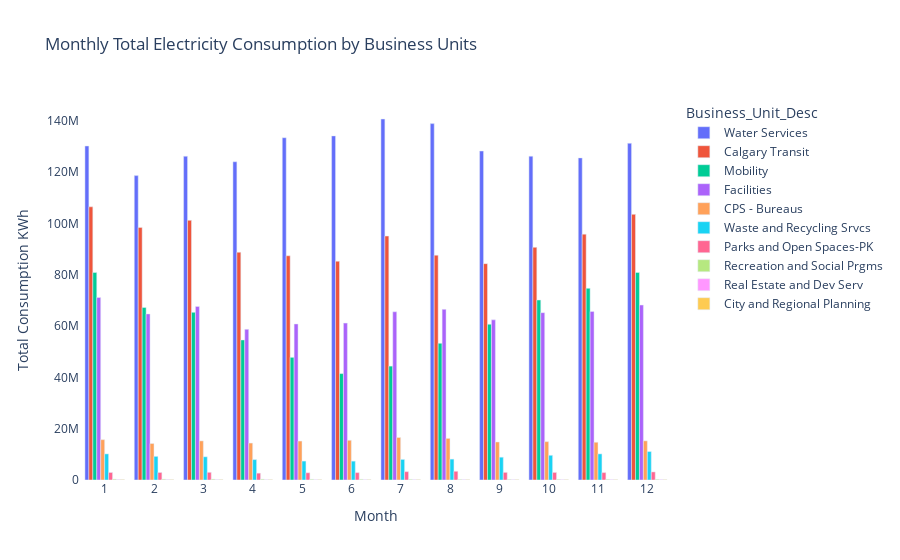

The cell this chart's notebook holds for it:
### Markdown cell above
#### 4.1.2 Guiding Question 2: Which energy description is majorly used across different business units by year and by month

### Code cell
select_query = """
WITH top_business_units AS (
    SELECT
        Business_Unit_Desc,
        SUM(Total_Consumption) AS total_consumption
    FROM
        corp_consumption
    WHERE
        Energy_Description = 'Electricity'
    GROUP BY
        Business_Unit_Desc
    ORDER BY
        total_consumption DESC
    LIMIT 10
)

SELECT
    MONTH,
    e.Business_Unit_Desc,
    SUM(e.Total_Consumption) AS Total_Consumption
FROM
    corp_consumption e
    JOIN top_business_units t
    ON e.Business_Unit_Desc = t.Business_Unit_Desc
WHERE
    Energy_Description = 'Electricity'
GROUP BY
    MONTH,
    e.Business_Unit_Desc
ORDER BY
    MONTH,
    Total_Consumption DESC;
"""
energ_cona = pd.read_sql_query(select_query, engine)
fig = px.bar(energ_cona, x='MONTH', y='Total_Consumption', color='Business_Unit_Desc', barmode='group', title='Monthly Total Electricity Consumption by Business Units')
fig.update_layout(xaxis_title='Month', yaxis_title='Total Consumption KWh')
fig.update_layout(plot_bgcolor='white')
fig.update_layout(xaxis={'tickmode': 'linear', 'tick0': 1, 'dtick': 1})
fig.show()

### Figure 1 — Plotly figure (JSON) as saved in the notebook; plotly's stock layout.template omitted (floating-point values rounded to 4 significant figures)
{"data": [{"alignmentgroup": "True", "hovertemplate": "Business_Unit_Desc=Water Services<br>MONTH=%{x}<br>Total_Consumption=%{y}<extra></extra>", "legendgroup": "Water Services", "marker": {"color": "#636efa", "pattern": {"shape": ""}}, "name": "Water Services", "offsetgroup": "Water Services", "orientation": "v", "showlegend": true, "textposition": "auto", "type": "bar", "x": [1, 2, 3, 4, 5, 6, 7, 8, 9, 10, 11, 12], "xaxis": "x", "y": [130232490, 118677323, 126238302, 124081901, 133459443, 134172607, 140755061, 138955420, 128275194, 126255114, 125591234, 131295248], "yaxis": "y"}, {"alignmentgroup": "True", "hovertemplate": "Business_Unit_Desc=Calgary Transit<br>MONTH=%{x}<br>Total_Consumption=%{y}<extra></extra>", "legendgroup": "Calgary Transit", "marker": {"color": "#EF553B", "pattern": {"shape": ""}}, "name": "Calgary Transit", "offsetgroup": "Calgary Transit", "orientation": "v", "showlegend": true, "textposition": "auto", "type": "bar", "x": [1, 2, 3, 4, 5, 6, 7, 8, 9, 10, 11, 12], "xaxis": "x", "y": [106516362, 98485595, 101245819, 88801960, 87429067, 85298764, 95113109, 87651562, 84359537, 90717647, 95864384, 103575052], "yaxis": "y"}, {"alignmentgroup": "True", "hovertemplate": "Business_Unit_Desc=Mobility<br>MONTH=%{x}<br>Total_Consumption=%{y}<extra></extra>", "legendgroup": "Mobility", "marker": {"color": "#00cc96", "pattern": {"shape": ""}}, "name": "Mobility", "offsetgroup": "Mobility", "orientation": "v", "showlegend": true, "textposition": "auto", "type": "bar", "x": [1, 2, 3, 4, 5, 6, 7, 8, 9, 10, 11, 12], "xaxis": "x", "y": [80891516, 67249168, 65361841, 54608848, 47825632, 41488108, 44411740, 53292083, 60728798, 70177212, 74734627, 80925098], "yaxis": "y"}, {"alignmentgroup": "True", "hovertemplate": "Business_Unit_Desc=Facilities<br>MONTH=%{x}<br>Total_Consumption=%{y}<extra></extra>", "legendgroup": "Facilities", "marker": {"color": "#ab63fa", "pattern": {"shape": ""}}, "name": "Facilities", "offsetgroup": "Facilities", "orientation": "v", "showlegend": true, "textposition": "auto", "type": "bar", "x": [1, 2, 3, 4, 5, 6, 7, 8, 9, 10, 11, 12], "xaxis": "x", "y": [71166010, 64760366, 67655608, 58735397, 60847133, 61167500, 65589097, 66531182, 62439163, 65250417, 65704606, 68227145], "yaxis": "y"}, {"alignmentgroup": "True", "hovertemplate": "Business_Unit_Desc=CPS - Bureaus<br>MONTH=%{x}<br>Total_Consumption=%{y}<extra></extra>", "legendgroup": "CPS - Bureaus", "marker": {"color": "#FFA15A", "pattern": {"shape": ""}}, "name": "CPS - Bureaus", "offsetgroup": "CPS - Bureaus", "orientation": "v", "showlegend": true, "textposition": "auto", "type": "bar", "x": [1, 2, 3, 4, 5, 6, 7, 8, 9, 10, 11, 12], "xaxis": "x", "y": [15722139, 14223922, 15244252, 14401591, 15189916, 15482653, 16576438, 16218646, 14824452, 14952194, 14716631, 15261772], "yaxis": "y"}, {"alignmentgroup": "True", "hovertemplate": "Business_Unit_Desc=Waste and Recycling Srvcs<br>MONTH=%{x}<br>Total_Consumption=%{y}<extra></extra>", "legendgroup": "Waste and Recycling Srvcs", "marker": {"color": "#19d3f3", "pattern": {"shape": ""}}, "name": "Waste and Recycling Srvcs", "offsetgroup": "Waste and Recycling Srvcs", "orientation": "v", "showlegend": true, "textposition": "auto", "type": "bar", "x": [1, 2, 3, 4, 5, 6, 7, 8, 9, 10, 11, 12], "xaxis": "x", "y": [10174637, 9215548, 9050587, 7956054, 7380041, 7354592, 8025365, 8141827, 8894285, 9635161, 10186075, 11097342], "yaxis": "y"}, {"alignmentgroup": "True", "hovertemplate": "Business_Unit_Desc=Parks and Open Spaces-PK<br>MONTH=%{x}<br>Total_Consumption=%{y}<extra></extra>", "legendgroup": "Parks and Open Spaces-PK", "marker": {"color": "#FF6692", "pattern": {"shape": ""}}, "name": "Parks and Open Spaces-PK", "offsetgroup": "Parks and Open Spaces-PK", "orientation": "v", "showlegend": true, "textposition": "auto", "type": "bar", "x": [1, 2, 3, 4, 5, 6, 7, 8, 9, 10, 11, 12], "xaxis": "x", "y": [2935694, 2937087, 2996715, 2670124, 2819153, 2880845, 3251241, 3395075, 2968803, 2953377, 2892982, 3146351], "yaxis": "y"}, {"alignmentgroup": "True", "hovertemplate": "Business_Unit_Desc=Recreation and Social Prgms<br>MONTH=%{x}<br>Total_Consumption=%{y}<extra></extra>", "legendgroup": "Recreation and Social Prgms", "marker": {"color": "#B6E880", "pattern": {"shape": ""}}, "name": "Recreation and Social Prgms", "offsetgroup": "Recreation and Social Prgms", "orientation": "v", "showlegend": true, "textposition": "auto", "type": "bar", "x": [1, 2, 3, 4, 5, 6, 7, 8, 9, 10, 11, 12], "xaxis": "x", "y": [331522, 315876, 329425, 310739, 272468, 273050, 251767, 227897, 225129, 258423, 270670, 264411], "yaxis": "y"}, {"alignmentgroup": "True", "hovertemplate": "Business_Unit_Desc=Real Estate and Dev Serv<br>MONTH=%{x}<br>Total_Consumption=%{y}<extra></extra>", "legendgroup": "Real Estate and Dev Serv", "marker": {"color": "#FF97FF", "pattern": {"shape": ""}}, "name": "Real Estate and Dev Serv", "offsetgroup": "Real Estate and Dev Serv", "orientation": "v", "showlegend": true, "textposition": "auto", "type": "bar", "x": [1, 2, 3, 4, 5, 6, 7, 8, 9, 10, 11, 12], "xaxis": "x", "y": [189000, 168013, 154272, 132039, 131358, 132870, 149707, 143752, 130528, 133441, 151105, 157942], "yaxis": "y"}, {"alignmentgroup": "True", "hovertemplate": "Business_Unit_Desc=City and Regional Planning<br>MONTH=%{x}<br>Total_Consumption=%{y}<extra></extra>", "legendgroup": "City and Regional Planning", "marker": {"color": "#FECB52", "pattern": {"shape": ""}}, "name": "City and Regional Planning", "offsetgroup": "City and Regional Planning", "orientation": "v", "showlegend": true, "textposition": "auto", "type": "bar", "x": [1, 2, 3, 4, 5, 6, 7, 8, 9, 10, 11, 12], "xaxis": "x", "y": [178561, 162085, 171478, 155692, 162982, 156025, 167249, 160858, 151059, 152668, 145713, 139688], "yaxis": "y"}], "layout": {"barmode": "group", "legend": {"title": {"text": "Business_Unit_Desc"}, "tracegroupgap": 0}, "plot_bgcolor": "white", "title": {"text": "Monthly Total Electricity Consumption by Business Units"}, "xaxis": {"anchor": "y", "domain": [0, 1], "dtick": 1, "tick0": 1, "tickmode": "linear", "title": {"text": "Month"}}, "yaxis": {"anchor": "x", "domain": [0, 1], "title": {"text": "Total Consumption KWh"}}}}
